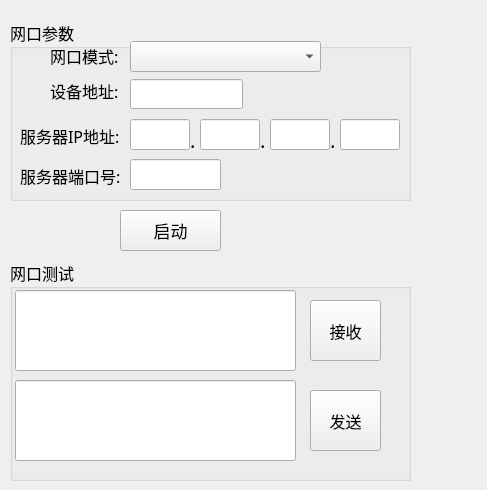
<?xml version="1.0" encoding="UTF-8"?>
<ui version="4.0">
 <class>EthernetPortWidget</class>
 <widget class="QWidget" name="EthernetPortWidget">
  <property name="geometry">
   <rect>
    <x>0</x>
    <y>0</y>
    <width>487</width>
    <height>490</height>
   </rect>
  </property>
  <property name="windowTitle">
   <string>Form</string>
  </property>
  <widget class="QGroupBox" name="groupBox">
   <property name="geometry">
    <rect>
     <x>10</x>
     <y>20</y>
     <width>401</width>
     <height>181</height>
    </rect>
   </property>
   <property name="font">
    <font>
     <family>微软雅黑</family>
     <pointsize>12</pointsize>
    </font>
   </property>
   <property name="title">
    <string>网口参数</string>
   </property>
   <widget class="QLabel" name="IP_Label">
    <property name="geometry">
     <rect>
      <x>10</x>
      <y>100</y>
      <width>111</width>
      <height>31</height>
     </rect>
    </property>
    <property name="text">
     <string>服务器IP地址:</string>
    </property>
   </widget>
   <widget class="QLabel" name="Port_Label">
    <property name="geometry">
     <rect>
      <x>10</x>
      <y>140</y>
      <width>111</width>
      <height>31</height>
     </rect>
    </property>
    <property name="text">
     <string>服务器端口号:</string>
    </property>
   </widget>
   <widget class="QLineEdit" name="lineEdit_IP1">
    <property name="geometry">
     <rect>
      <x>120</x>
      <y>99</y>
      <width>60</width>
      <height>31</height>
     </rect>
    </property>
   </widget>
   <widget class="QLineEdit" name="lineEdit_IP2">
    <property name="geometry">
     <rect>
      <x>190</x>
      <y>99</y>
      <width>60</width>
      <height>31</height>
     </rect>
    </property>
   </widget>
   <widget class="QLineEdit" name="lineEdit_IP3">
    <property name="geometry">
     <rect>
      <x>260</x>
      <y>99</y>
      <width>60</width>
      <height>31</height>
     </rect>
    </property>
   </widget>
   <widget class="QLineEdit" name="lineEdit_IP4">
    <property name="geometry">
     <rect>
      <x>330</x>
      <y>99</y>
      <width>60</width>
      <height>31</height>
     </rect>
    </property>
   </widget>
   <widget class="QLabel" name="label_3">
    <property name="geometry">
     <rect>
      <x>180</x>
      <y>110</y>
      <width>20</width>
      <height>20</height>
     </rect>
    </property>
    <property name="font">
     <font>
      <pointsize>15</pointsize>
     </font>
    </property>
    <property name="text">
     <string>.</string>
    </property>
   </widget>
   <widget class="QLabel" name="label_4">
    <property name="geometry">
     <rect>
      <x>250</x>
      <y>109</y>
      <width>10</width>
      <height>21</height>
     </rect>
    </property>
    <property name="font">
     <font>
      <pointsize>15</pointsize>
     </font>
    </property>
    <property name="text">
     <string>.</string>
    </property>
   </widget>
   <widget class="QLabel" name="label_5">
    <property name="geometry">
     <rect>
      <x>320</x>
      <y>109</y>
      <width>10</width>
      <height>21</height>
     </rect>
    </property>
    <property name="font">
     <font>
      <pointsize>15</pointsize>
     </font>
    </property>
    <property name="text">
     <string>.</string>
    </property>
   </widget>
   <widget class="QLineEdit" name="lineEdit_Port">
    <property name="geometry">
     <rect>
      <x>120</x>
      <y>139</y>
      <width>91</width>
      <height>31</height>
     </rect>
    </property>
   </widget>
   <widget class="QLabel" name="label_6">
    <property name="geometry">
     <rect>
      <x>40</x>
      <y>20</y>
      <width>75</width>
      <height>31</height>
     </rect>
    </property>
    <property name="text">
     <string>网口模式:</string>
    </property>
   </widget>
   <widget class="QComboBox" name="EthernetPortcbB">
    <property name="geometry">
     <rect>
      <x>120</x>
      <y>21</y>
      <width>191</width>
      <height>31</height>
     </rect>
    </property>
   </widget>
   <widget class="QLineEdit" name="txtMacthionAddr">
    <property name="geometry">
     <rect>
      <x>120</x>
      <y>59</y>
      <width>113</width>
      <height>30</height>
     </rect>
    </property>
   </widget>
   <widget class="QLabel" name="label_7">
    <property name="geometry">
     <rect>
      <x>40</x>
      <y>60</y>
      <width>71</width>
      <height>21</height>
     </rect>
    </property>
    <property name="font">
     <font>
      <family>微软雅黑</family>
      <pointsize>12</pointsize>
     </font>
    </property>
    <property name="text">
     <string>设备地址:</string>
    </property>
   </widget>
  </widget>
  <widget class="QGroupBox" name="groupBoxTest">
   <property name="geometry">
    <rect>
     <x>10</x>
     <y>260</y>
     <width>401</width>
     <height>221</height>
    </rect>
   </property>
   <property name="font">
    <font>
     <family>微软雅黑</family>
     <pointsize>12</pointsize>
    </font>
   </property>
   <property name="layoutDirection">
    <enum>Qt::LeftToRight</enum>
   </property>
   <property name="title">
    <string>网口测试</string>
   </property>
   <widget class="QPushButton" name="btnSend">
    <property name="geometry">
     <rect>
      <x>300</x>
      <y>130</y>
      <width>71</width>
      <height>61</height>
     </rect>
    </property>
    <property name="inputMethodHints">
     <set>Qt::ImhNone</set>
    </property>
    <property name="text">
     <string>发送</string>
    </property>
   </widget>
   <widget class="QPushButton" name="btnRecv">
    <property name="geometry">
     <rect>
      <x>300</x>
      <y>40</y>
      <width>71</width>
      <height>61</height>
     </rect>
    </property>
    <property name="text">
     <string>接收</string>
    </property>
   </widget>
   <widget class="QLineEdit" name="txtRecv">
    <property name="geometry">
     <rect>
      <x>5</x>
      <y>30</y>
      <width>281</width>
      <height>81</height>
     </rect>
    </property>
    <property name="inputMethodHints">
     <set>Qt::ImhMultiLine</set>
    </property>
    <property name="readOnly">
     <bool>true</bool>
    </property>
   </widget>
   <widget class="QLineEdit" name="txtSend">
    <property name="geometry">
     <rect>
      <x>5</x>
      <y>120</y>
      <width>281</width>
      <height>81</height>
     </rect>
    </property>
    <property name="inputMethodHints">
     <set>Qt::ImhMultiLine</set>
    </property>
   </widget>
  </widget>
  <widget class="QPushButton" name="StartpushButton">
   <property name="geometry">
    <rect>
     <x>120</x>
     <y>210</y>
     <width>101</width>
     <height>41</height>
    </rect>
   </property>
   <property name="font">
    <font>
     <family>微软雅黑</family>
     <pointsize>13</pointsize>
    </font>
   </property>
   <property name="text">
    <string>启动</string>
   </property>
  </widget>
 </widget>
 <resources/>
 <connections/>
</ui>
